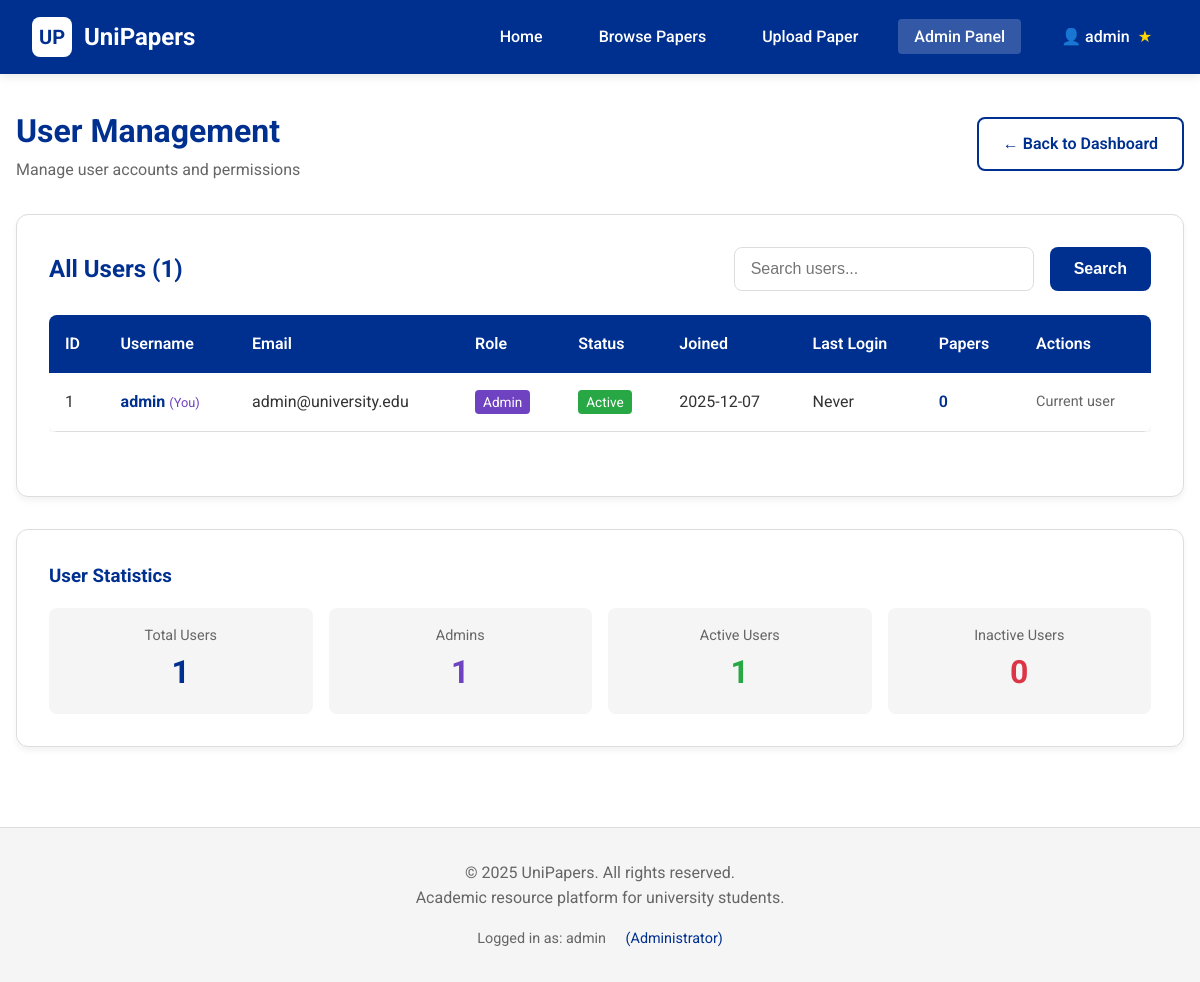
Before: /admin/users (signed in) with the older database file.
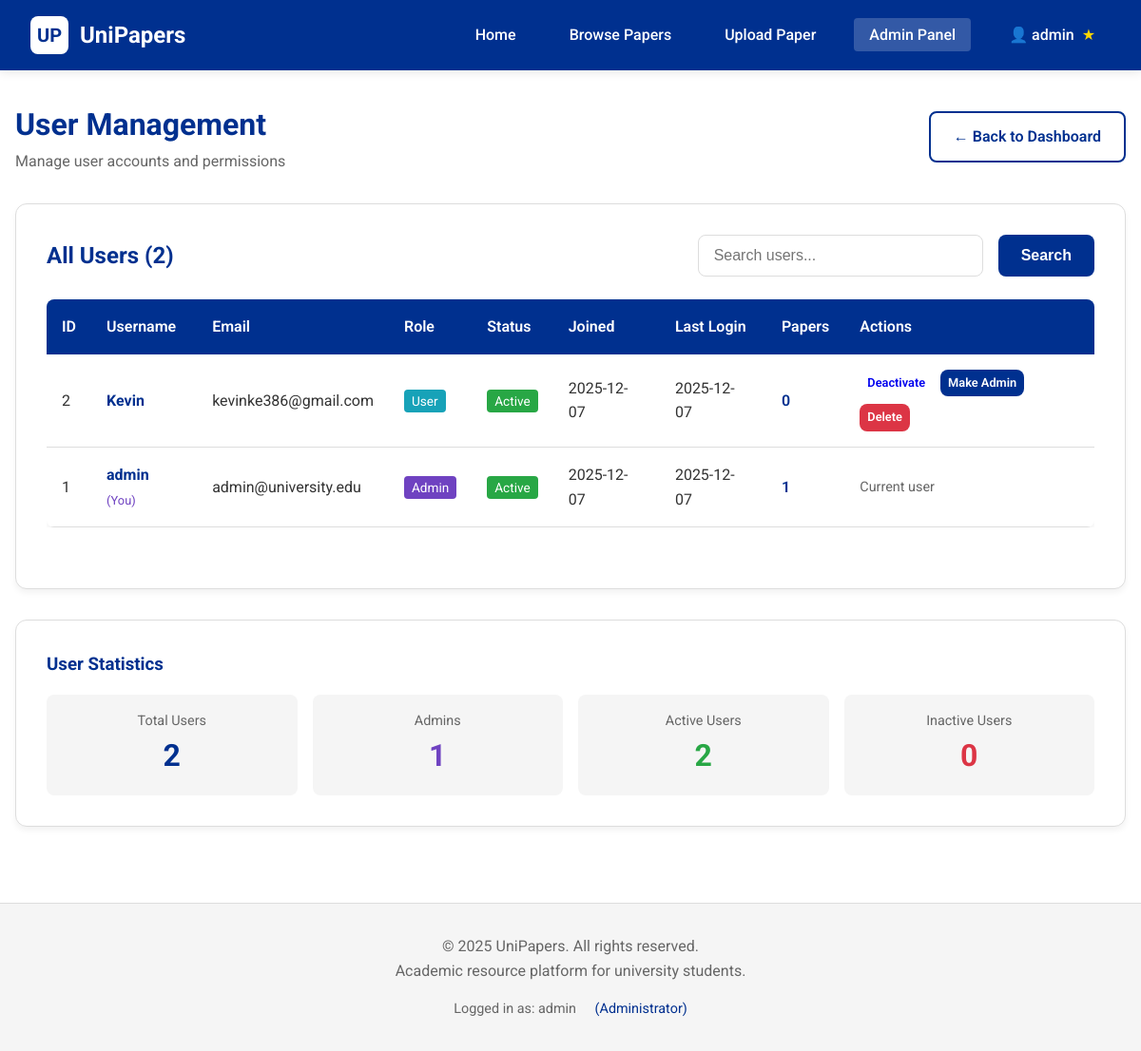
After: the same page with the newer database file.
### app.py (models this page shows, shortened)
class User(UserMixin, db.Model):
    id = db.Column(db.Integer, primary_key=True)
    username = db.Column(db.String(80), unique=True, nullable=False)
    email = db.Column(db.String(120), unique=True, nullable=False)
    password_hash = db.Column(db.String(200), nullable=False)
    is_admin = db.Column(db.Boolean, default=False)
    is_active = db.Column(db.Boolean, default=True)
    created_at = db.Column(db.DateTime, default=datetime.utcnow)
    last_login = db.Column(db.DateTime)

### app.py (the view)
@app.route('/admin/users')
@login_required
@admin_required
def admin_users():
    users = User.query.order_by(User.created_at.desc()).all()
    return render_template('admin_users.html', users=users)

### app.py (called while the page is built)
@login_manager.user_loader
def load_user(user_id):
    return User.query.get(int(user_id))

def admin_required(f):
    from functools import wraps
    @wraps(f)
    def decorated_function(*args, **kwargs):
        if not current_user.is_authenticated or not current_user.is_admin:
            flash('Admin access required', 'error')
            return redirect(url_for('home'))
        return f(*args, **kwargs)
    return decorated_function

@app.context_processor
def inject_pending_count():
    if current_user.is_authenticated and current_user.is_admin:
        pending_count = PastPaper.query.filter_by(is_approved=False).count()
        return dict(pending_count=pending_count)
    return dict(pending_count=0)

### templates/admin_users.html (shortened to what the changed rows need)
{% extends "base.html" %}
{% block content %}
<div class="admin-header" style="margin-bottom: 2rem;">
    <div style="display: flex; justify-content: space-between; align-items: center;">
        <div>
            <h1 style="color: var(--air-force-blue);">User Management</h1>
        </div>
    </div>
</div>
<div class="card" style="margin-bottom: 2rem;">
    <div style="display: flex; justify-content: space-between; align-items: center; margin-bottom: 1.5rem;">
        <h2 style="color: var(--air-force-blue); margin: 0;">All Users ({{ users|length }})</h2>
        <div style="display: flex; gap: 1rem;">
            <input type="text" id="searchUsers" class="form-control" placeholder="Search users..." style="width: 300px;">
            <button onclick="searchUsers()" class="btn btn-primary">Search</button>
        </div>
    </div>
    <div class="table-container">
        <table id="usersTable">
            <thead>
                <tr>
                    <th>ID</th>
                    <th>Username</th>
                    <th>Email</th>
                    <th>Role</th>
                    <th>Status</th>
                    <th>Joined</th>
                    <th>Last Login</th>
                    <th>Papers</th>
                    <th>Actions</th>
                </tr>
            </thead>
            <tbody>
                {% for user in users %}
                    <tr id="user-{{ user.id }}" style="{% if not user.is_active %}opacity: 0.6; background-color: #f8f9fa;{% endif %}">
                        <td>{{ user.id }}</td>
                        <td>
                            <strong style="color: var(--air-force-blue);">{{ user.username }}</strong>
                            {% if user.id == current_user.id %}<span style="color: #6f42c1; font-size: 0.8rem;"> (You)</span>{% endif %}
                        </td>
                        <td>{{ user.email }}</td>
                        <td>
                            <span class="badge" style="
                                background-color: {% if user.is_admin %}#6f42c1{% else %}#17a2b8{% endif %};
                                color: white;
                                padding: 0.25rem 0.5rem;
                                border-radius: 4px;
                                font-size: 0.85rem;
                            ">
                                {% if user.is_admin %}Admin{% else %}User{% endif %}
                            </span>
                        </td>
                        <td>
                            <span class="badge" style="
                                background-color: {% if user.is_active %}#28a745{% else %}#dc3545{% endif %};
                                color: white;
                                padding: 0.25rem 0.5rem;
                                border-radius: 4px;
                                font-size: 0.85rem;
                            ">
                                {% if user.is_active %}Active{% else %}Inactive{% endif %}
                            </span>
                        </td>
                        <td>{{ user.created_at.strftime('%Y-%m-%d') }}</td>
                        <td>
                            {% if user.last_login %}
                                {{ user.last_login.strftime('%Y-%m-%d') }}
                            {% else %}
                                Never
                            {% endif %}
                        </td>
                        <td>
                            <span style="color: var(--air-force-blue); font-weight: 600;">{{ user.papers|length }}</span>
                        </td>
                        <td>
                            <div style="display: flex; gap: 0.5rem; flex-wrap: wrap;">
                                {% if user.id != current_user.id %}
                                    <a href="/admin/users/toggle_active/{{ user.id }}"
                                       class="btn btn-sm {% if user.is_active %}btn-warning{% else %}btn-success{% endif %}"
                                       style="padding: 0.25rem 0.5rem; font-size: 0.8rem;">
                                        {% if user.is_active %}Deactivate{% else %}Activate{% endif %}
                                    </a>
                                    <a href="/admin/users/toggle_admin/{{ user.id }}"
                                       class="btn btn-sm {% if user.is_admin %}btn-secondary{% else %}btn-primary{% endif %}"
                                       style="padding: 0.25rem 0.5rem; font-size: 0.8rem;">
                                        {% if user.is_admin %}Remove Admin{% else %}Make Admin{% endif %}
                                    </a>
                                    <a href="/admin/users/delete/{{ user.id }}"
                                       class="btn btn-sm btn-danger"
                                       style="padding: 0.25rem 0.5rem; font-size: 0.8rem;"
                                       onclick="return confirm('Are you sure you want to delete this user? This will also delete all their uploaded papers.')">
                                        Delete
                                    </a>
                                {% else %}
                                    <span style="color: var(--medium-gray); font-size: 0.9rem;">Current user</span>
                                {% endif %}
                            </div>
                        </td>
                    </tr>
                {% endfor %}
            </tbody>
        </table>
    </div>
</div>
<div class="card">
    <div style="display: grid; grid-template-columns: repeat(auto-fit, minmax(200px, 1fr)); gap: 1rem;">
        <div style="text-align: center; padding: 1rem; background-color: var(--light-gray); border-radius: 8px;">
            <div style="font-size: 0.9rem; color: var(--medium-gray);">Total Users</div>
            <div style="font-size: 2rem; font-weight: 700; color: var(--air-force-blue);">{{ users|length }}</div>
        </div>
        <div style="text-align: center; padding: 1rem; background-color: var(--light-gray); border-radius: 8px;">
            <div style="font-size: 0.9rem; color: var(--medium-gray);">Active Users</div>
            <div style="font-size: 2rem; font-weight: 700; color: #28a745;">
                {{ users|selectattr('is_active')|list|length }}
            </div>
        </div>
    </div>
</div>
{% endblock %}

### templates/base.html (shortened to what this page needs)
<!DOCTYPE html>
<html lang="en">
<head>
    <link rel="stylesheet" href="{{ url_for('static', filename='css/style.css') }}">
</head>
<body>
    <nav class="navbar">
        <div class="logo">
            <div class="logo-icon">UP</div>
            <a href="/" class="logo-text">UniPapers</a>
        </div>
        <div class="nav-links">
            <a href="/" class="nav-link">Home</a>
            <a href="/browse" class="nav-link">Browse Papers</a>
            {% if current_user.is_authenticated %}
                <a href="/upload" class="nav-link">Upload Paper</a>
                {% if current_user.is_admin %}
                    <div class="dropdown">
                        <a href="/admin/dashboard" class="nav-link dropdown-toggle">
                            Admin Panel
                        </a>
                    </div>
                {% endif %}
                <div class="dropdown">
                    <a href="#" class="nav-link dropdown-toggle">
                        👤 {{ current_user.username }}
                        {% if current_user.is_admin %}
                            <span style="color: #ffd700; margin-left: 0.25rem;">★</span>
                        {% endif %}
                    </a>
                </div>
            {% else %}
                <a href="/login" class="nav-link">Login</a>
                <a href="/register" class="nav-link">Register</a>
            {% endif %}
        </div>
    </nav>
    <div class="main-content">
        {% block content %}{% endblock %}
    </div>
    <footer class="footer">
        <div class="footer-content">
            <p>&copy; 2025 UniPapers. All rights reserved.</p>
            <p>Academic resource platform for university students.</p>
            <div style="margin-top: 1rem; font-size: 0.9rem; color: var(--medium-gray);">
                {% if current_user.is_authenticated %}
                    <span>Logged in as: {{ current_user.username }}</span>
                    {% if current_user.is_admin %}
                        <span style="margin-left: 1rem; color: var(--air-force-blue);">(Administrator)</span>
                    {% endif %}
                {% else %}
                    <span>You are not logged in</span>
                {% endif %}
            </div>
        </div>
    </footer>
</body>
</html>

Changed rows visible on the page:
changed User "admin": last_login (not shown) → "2025-12-07"; papers|length "0" → "1"; no longer shows "Never"
added User: id "2", username "Kevin", email "kevinke386@gmail.com", is_admin "User", is_active "Active", created_at "2025-12-07", last_login "2025-12-07", papers|length "0"
Other visible differences:
{{ users|length }}: "1" → "2"
{{ users|selectattr('is_active')|list|length }}: "1" → "2"
